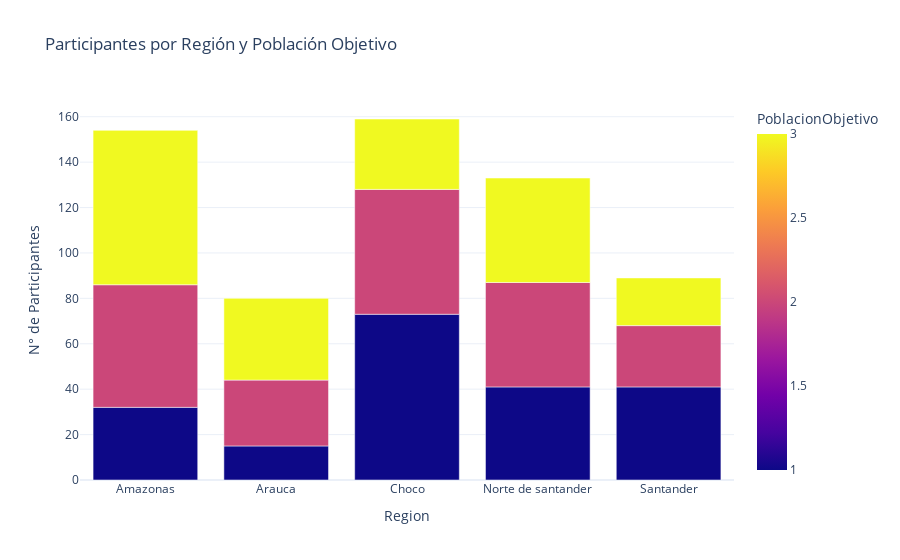

The notebook cell this image was saved under:
### Code cell
cruce_region_poblacion = data.groupby(['Region', 'PoblacionObjetivo'])['Participantes'].sum().reset_index()

fig3 = px.bar(cruce_region_poblacion,
              x='Region',
              y='Participantes',
              color='PoblacionObjetivo',
              barmode='group',
              title='Participantes por Región y Población Objetivo',
              labels={'Participantes': 'N° de Participantes'},
              template='plotly_white')
fig3.show()

### Figure 1 — Plotly figure (JSON) as saved in the notebook; plotly's stock layout.template omitted (floating-point values rounded to 4 significant figures)
{"data": [{"alignmentgroup": "True", "hovertemplate": "Region=%{x}<br>N° de Participantes=%{y}<br>PoblacionObjetivo=%{marker.color}<extra></extra>", "legendgroup": "", "marker": {"color": [1, 2, 3, 1, 2, 3, 1, 2, 3, 1, 2, 3, 1, 2, 3], "coloraxis": "coloraxis", "pattern": {"shape": ""}}, "name": "", "offsetgroup": "", "orientation": "v", "showlegend": false, "textposition": "auto", "type": "bar", "x": ["Amazonas", "Amazonas", "Amazonas", "Arauca", "Arauca", "Arauca", "Choco", "Choco", "Choco", "Norte de santander", "Norte de santander", "Norte de santander", "Santander", "Santander", "Santander"], "xaxis": "x", "y": [32, 54, 68, 15, 29, 36, 73, 55, 31, 41, 46, 46, 41, 27, 21], "yaxis": "y"}], "layout": {"barmode": "group", "coloraxis": {"colorbar": {"title": {"text": "PoblacionObjetivo"}}, "colorscale": [[0, "#0d0887"], [0.1111, "#46039f"], [0.2222, "#7201a8"], [0.3333, "#9c179e"], [0.4444, "#bd3786"], [0.5556, "#d8576b"], [0.6667, "#ed7953"], [0.7778, "#fb9f3a"], [0.8889, "#fdca26"], [1, "#f0f921"]]}, "legend": {"tracegroupgap": 0}, "title": {"text": "Participantes por Región y Población Objetivo"}, "xaxis": {"anchor": "y", "domain": [0, 1], "title": {"text": "Region"}}, "yaxis": {"anchor": "x", "domain": [0, 1], "title": {"text": "N° de Participantes"}}}}
